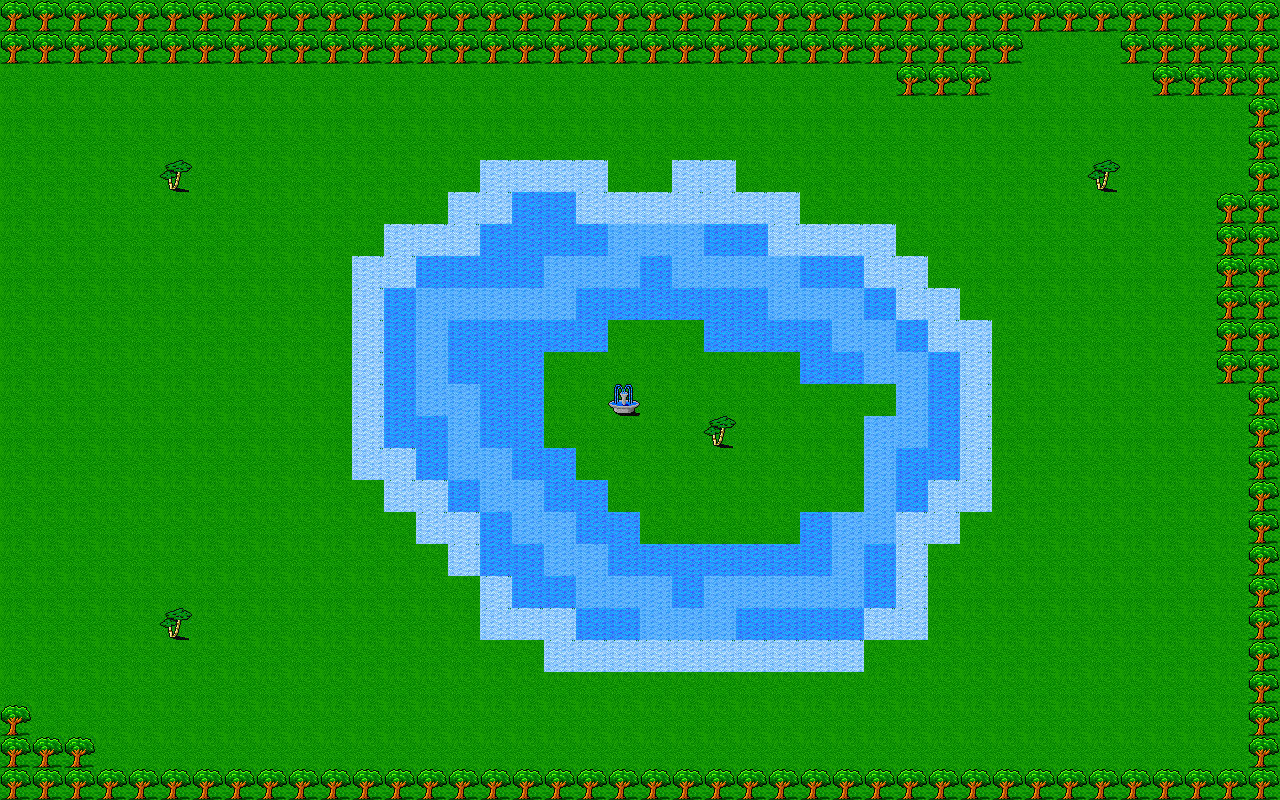

A 2D game scene composited from a Tiled map and its tileset images. What follows is a short description and the map's XML, with each tile layer's data collapsed to a summary:
An orthogonal 40x25 tile map with 32x32 px tiles, 2 tile layers (Base, Paths), 7 tilesets.

<map version="1.0" orientation="orthogonal" width="40" height="25" tilewidth="32" tileheight="32">
 <tileset firstgid="1" name="Overworld 1" tilewidth="32" tileheight="32">
  <image source="../tiles/overworld_01.png" trans="ff00ff" width="256" height="512" />
  <terraintypes>
   <terrain name="Ground" tile="-1" />
   <terrain name="Wall" tile="-1" />
  </terraintypes>
  <tile id="0" terrain="1,1,1,0" />
  <tile id="1" terrain="1,1,0,0" />
  <tile id="2" terrain="1,1,0,0" />
  <tile id="3" terrain="1,1,0,1" />
  <tile id="4" terrain="1,1,1,0" />
  <tile id="5" terrain="1,1,0,0" />
  <tile id="6" terrain="1,1,0,0" />
  <tile id="7" terrain="1,1,0,1" />
  <tile id="8" terrain="1,0,1,0" />
  <tile id="9" terrain="0,0,0,1" />
  <tile id="10" terrain="0,0,1,0" />
  <tile id="11" terrain="0,1,0,1" />
  <tile id="12" terrain="1,0,1,0" />
  <tile id="13" terrain="0,0,0,1" />
  <tile id="14" terrain="0,0,1,0" />
  <tile id="15" terrain="0,1,0,1" />
  <tile id="16" terrain="1,0,1,0" />
  <tile id="17" terrain="0,1,0,0" />
  <tile id="18" terrain="1,0,0,0" />
  <tile id="19" terrain="0,1,0,1" />
  <tile id="20" terrain="1,0,1,0" />
  <tile id="21" terrain="0,1,0,0" />
  <tile id="22" terrain="1,0,0,0" />
  <tile id="23" terrain="0,1,0,1" />
  <tile id="24" terrain="1,0,1,1" />
  <tile id="25" terrain="0,0,1,1" />
  <tile id="26" terrain="0,0,1,1" />
  <tile id="27" terrain="0,1,1,1" />
  <tile id="28" terrain="1,0,1,1" />
  <tile id="29" terrain="0,0,1,1" />
  <tile id="30" terrain="0,0,1,1" />
  <tile id="31" terrain="0,1,1,1" />
  <tile id="32" terrain="0,0,0,0" />
  <tile id="33" terrain="0,0,0,0" />
  <tile id="34" terrain="0,0,0,0" />
  <tile id="35" terrain="0,0,0,0" />
  <tile id="36" terrain="1,1,1,0" />
  <tile id="37" terrain="1,1,0,0" />
  <tile id="38" terrain="1,1,0,0" />
  <tile id="39" terrain="1,1,0,1" />
  <tile id="40" terrain="0,0,0,0" />
  <tile id="41" terrain="0,0,0,0" />
  <tile id="42" terrain="0,0,0,0" />
  <tile id="43" terrain="0,0,0,0" />
  <tile id="44" terrain="1,0,1,0" />
  <tile id="45" terrain="0,0,0,1" />
  <tile id="46" terrain="0,0,1,0" />
  <tile id="47" terrain="0,1,0,1" />
  <tile id="48" terrain="0,0,0,0" />
  <tile id="49" terrain="0,0,0,0" />
  <tile id="50" terrain="0,0,0,0" />
  <tile id="51" terrain="0,0,0,0" />
  <tile id="52" terrain="1,0,1,0" />
  <tile id="53" terrain="0,1,0,0" />
  <tile id="54" terrain="1,0,0,0" />
  <tile id="55" terrain="0,1,0,1" />
  <tile id="56" terrain="0,0,0,0" />
  <tile id="57" terrain="0,0,0,0" />
  <tile id="58" terrain="0,0,0,0" />
  <tile id="59" terrain="0,0,0,0" />
  <tile id="60" terrain="1,0,1,1" />
  <tile id="61" terrain="0,0,1,1" />
  <tile id="62" terrain="0,0,1,1" />
  <tile id="63" terrain="0,1,1,1" />
  <tile id="64" terrain="0,0,0,0" />
  <tile id="65" terrain="0,0,0,0" />
  <tile id="66" terrain="0,0,0,0" />
  <tile id="67" terrain="0,0,0,0" />
  <tile id="68" terrain="0,0,0,0" />
  <tile id="69" terrain="0,0,0,0" />
  <tile id="70" terrain="0,0,0,0" />
  <tile id="71" terrain="0,0,0,0" />
  <tile id="72" terrain="0,0,0,0" />
  <tile id="73" terrain="0,0,0,0" />
  <tile id="74" terrain="0,0,0,0" />
  <tile id="75" terrain="0,0,0,0" />
  <tile id="76" terrain="0,0,0,0" />
  <tile id="77" terrain="0,0,0,0" />
  <tile id="78" terrain="0,0,0,0" />
  <tile id="79" terrain="0,0,0,0" />
  <tile id="80" terrain="0,0,0,0" />
  <tile id="81" terrain="0,0,0,0" />
  <tile id="82" terrain="0,0,0,0" />
  <tile id="83" terrain="0,0,0,0" />
  <tile id="84" terrain="0,0,0,0" />
  <tile id="85" terrain="0,0,0,0" />
  <tile id="86" terrain="0,0,0,0" />
  <tile id="87" terrain="0,0,0,0" />
  <tile id="88" terrain="0,0,0,0" />
  <tile id="89" terrain="0,0,0,0" />
  <tile id="90" terrain="0,0,0,0" />
  <tile id="91" terrain="0,0,0,0" />
  <tile id="92" terrain="0,0,0,0" />
  <tile id="93" terrain="0,0,0,0" />
  <tile id="94" terrain="0,0,0,0" />
  <tile id="95" terrain="0,0,0,0" />
  <tile id="96" terrain="0,0,0,0" />
  <tile id="97" terrain="0,0,0,0" />
  <tile id="98" terrain="0,0,0,0" />
  <tile id="99" terrain="0,0,0,0" />
  <tile id="100" terrain="0,0,0,0" />
  <tile id="101" terrain="0,0,0,0" />
  <tile id="102" terrain="0,0,0,0" />
  <tile id="103" terrain="0,0,0,0" />
  <tile id="104" terrain="0,0,0,0" />
  <tile id="105" terrain="0,0,0,0" />
  <tile id="106" terrain="0,0,0,0" />
  <tile id="107" terrain="0,0,0,0" />
  <tile id="108" terrain="0,0,0,0" />
  <tile id="109" terrain="1,1,1,1" />
  <tile id="110" terrain="1,1,1,1" />
  <tile id="111" terrain="1,1,1,1" />
  <tile id="112" terrain="0,0,0,0" />
  <tile id="113" terrain="0,0,0,0" />
  <tile id="114" terrain="1,1,1,1" />
  <tile id="115" terrain="1,1,1,1" />
  <tile id="116" terrain="1,1,1,1" />
  <tile id="117" terrain="0,0,0,0" />
  <tile id="118" terrain="0,0,0,0" />
  <tile id="119" terrain="0,0,0,0" />
  <tile id="120" terrain="0,0,0,0" />
  <tile id="121" terrain="0,0,0,0" />
  <tile id="122" terrain="1,1,1,1" />
  <tile id="123" terrain="1,1,1,1" />
  <tile id="124" terrain="0,0,0,0" />
  <tile id="125" terrain="1,1,1,1" />
  <tile id="126" terrain="1,1,1,1" />
  <tile id="127" terrain="1,1,1,1" />
 </tileset>
 <tileset firstgid="129" name="Overworld 2" tilewidth="32" tileheight="32">
  <image source="../tiles/overworld_02.png" trans="ff00ff" width="256" height="544" />
 </tileset>
 <tileset firstgid="265" name="Overworld 3" tilewidth="32" tileheight="32">
  <image source="../tiles/overworld_03.png" trans="ff00ff" width="256" height="416" />
  <terraintypes>
   <terrain name="Ground" tile="-1" />
   <terrain name="Wall" tile="-1" />
  </terraintypes>
  <tile id="0" terrain="0,0,0,0" />
  <tile id="1" terrain="0,0,0,0" />
  <tile id="2" terrain="0,0,0,0" />
  <tile id="3" terrain="0,0,0,0" />
  <tile id="4" terrain="0,0,0,0" />
  <tile id="5" terrain="0,0,0,0" />
  <tile id="6" terrain="0,0,0,0" />
  <tile id="7" terrain="0,0,0,0" />
  <tile id="8" terrain="0,0,0,0" />
  <tile id="9" terrain="0,0,0,0" />
  <tile id="10" terrain="0,0,0,0" />
  <tile id="11" terrain="0,0,0,0" />
  <tile id="12" terrain="0,0,0,0" />
  <tile id="13" terrain="0,0,0,0" />
  <tile id="14" terrain="0,0,0,0" />
  <tile id="15" terrain="0,0,0,0" />
  <tile id="16" terrain="0,0,0,0" />
  <tile id="17" terrain="0,0,0,0" />
  <tile id="18" terrain="0,0,0,0" />
  <tile id="19" terrain="0,0,0,0" />
  <tile id="20" terrain="0,0,0,0" />
  <tile id="21" terrain="0,0,0,0" />
  <tile id="22" terrain="0,0,0,0" />
  <tile id="23" terrain="0,0,0,0" />
  <tile id="24" terrain="0,0,0,0" />
  <tile id="25" terrain="0,0,0,0" />
  <tile id="26" terrain="0,0,0,0" />
  <tile id="27" terrain="0,0,0,0" />
  <tile id="28" terrain="0,0,0,0" />
  <tile id="29" terrain="0,0,0,0" />
  <tile id="30" terrain="0,0,0,0" />
  <tile id="31" terrain="0,0,0,0" />
  <tile id="32" terrain="0,0,0,0" />
  <tile id="33" terrain="0,0,0,0" />
  <tile id="34" terrain="0,0,0,0" />
  <tile id="35" terrain="0,0,0,0" />
  <tile id="36" terrain="0,0,0,0" />
  <tile id="37" terrain="0,0,0,0" />
  <tile id="38" terrain="0,0,0,0" />
  <tile id="39" terrain="0,0,0,0" />
  <tile id="40" terrain="0,0,0,0" />
  <tile id="41" terrain="0,0,0,0" />
  <tile id="42" terrain="0,0,0,0" />
  <tile id="43" terrain="0,0,0,0" />
  <tile id="44" terrain="0,0,0,0" />
  <tile id="45" terrain="0,0,0,0" />
  <tile id="46" terrain="0,0,0,0" />
  <tile id="47" terrain="0,0,0,0" />
  <tile id="48" terrain="0,0,0,0" />
  <tile id="49" terrain="0,0,0,0" />
  <tile id="50" terrain="0,0,0,0" />
  <tile id="51" terrain="0,0,0,0" />
  <tile id="52" terrain="0,0,0,0" />
  <tile id="53" terrain="0,0,0,0" />
  <tile id="54" terrain="0,0,0,0" />
  <tile id="55" terrain="0,0,0,0" />
  <tile id="56" terrain="0,0,0,0" />
  <tile id="57" terrain="0,0,0,0" />
  <tile id="58" terrain="0,0,0,0" />
  <tile id="59" terrain="0,0,0,0" />
  <tile id="60" terrain="0,0,0,0" />
  <tile id="61" terrain="0,0,0,0" />
  <tile id="62" terrain="0,0,0,0" />
  <tile id="63" terrain="0,0,0,0" />
  <tile id="64" terrain="0,0,0,0" />
  <tile id="65" terrain="0,0,0,0" />
  <tile id="66" terrain="1,1,1,1" />
  <tile id="67" terrain="0,0,0,0" />
  <tile id="68" terrain="0,0,0,0" />
  <tile id="69" terrain="0,0,0,0" />
  <tile id="70" terrain="0,0,0,0" />
  <tile id="71" terrain="0,0,0,0" />
  <tile id="72" terrain="1,1,1,1" />
  <tile id="73" terrain="1,1,1,1" />
  <tile id="74" terrain="1,1,1,1" />
  <tile id="75" terrain="1,1,1,1" />
  <tile id="76" terrain="1,1,1,1" />
  <tile id="77" terrain="1,1,1,1" />
  <tile id="78" terrain="1,1,1,1" />
  <tile id="79" terrain="1,1,1,1" />
  <tile id="80" terrain="1,1,1,1" />
  <tile id="81" terrain="1,1,1,1" />
  <tile id="82" terrain="1,1,1,1" />
  <tile id="83" terrain="1,1,1,0" />
  <tile id="84" terrain="1,1,0,0" />
  <tile id="85" terrain="1,1,0,1" />
  <tile id="86" terrain="1,1,1,1" />
  <tile id="87" terrain="1,1,1,1" />
  <tile id="88" terrain="1,1,1,1" />
  <tile id="89" terrain="0,0,0,0" />
  <tile id="90" terrain="1,1,1,1" />
  <tile id="91" terrain="1,0,1,0" />
  <tile id="92" terrain="0,0,0,0" />
  <tile id="93" terrain="0,1,0,1" />
  <tile id="94" terrain="1,1,1,1" />
  <tile id="95" terrain="1,1,1,1" />
  <tile id="96" terrain="1,1,1,1" />
  <tile id="97" terrain="1,1,1,1" />
  <tile id="98" terrain="1,1,1,1" />
  <tile id="99" terrain="1,0,1,1" />
  <tile id="100" terrain="0,0,1,1" />
  <tile id="101" terrain="0,1,1,1" />
  <tile id="102" terrain="1,1,1,1" />
  <tile id="103" terrain="1,1,1,1" />
 </tileset>
 <tileset firstgid="369" name="Dungeon 1" tilewidth="32" tileheight="32">
  <image source="../tiles/dungeon_01.png" trans="ff00ff" width="288" height="320" />
 </tileset>
 <tileset firstgid="459" name="Dungeon 2" tilewidth="32" tileheight="32">
  <image source="../tiles/dungeon_02.png" trans="ff00ff" width="288" height="512" />
 </tileset>
 <tileset firstgid="603" name="Dungeon 3" tilewidth="32" tileheight="32">
  <image source="../tiles/dungeon_03.png" trans="ff00ff" width="288" height="416" />
  <terraintypes>
   <terrain name="Ground" tile="-1" />
   <terrain name="Wall" tile="-1" />
  </terraintypes>
  <tile id="0" terrain="1,1,1,1" />
  <tile id="1" terrain="1,1,1,1" />
  <tile id="2" terrain="1,1,1,1" />
  <tile id="3" terrain="1,1,1,1" />
  <tile id="4" terrain="1,1,1,1" />
  <tile id="5" terrain="1,1,1,1" />
  <tile id="6" terrain="1,1,1,1" />
  <tile id="7" terrain="1,1,1,1" />
  <tile id="8" terrain="1,1,1,1" />
  <tile id="9" terrain="1,1,1,1" />
  <tile id="10" terrain="1,1,1,1" />
  <tile id="11" terrain="1,1,1,1" />
  <tile id="12" terrain="1,1,1,1" />
  <tile id="13" terrain="1,1,1,1" />
  <tile id="14" terrain="1,1,1,1" />
  <tile id="15" terrain="1,1,1,1" />
  <tile id="16" terrain="1,1,1,1" />
  <tile id="17" terrain="1,1,1,1" />
  <tile id="18" terrain="1,1,1,1" />
  <tile id="19" terrain="1,1,1,1" />
  <tile id="20" terrain="1,1,1,1" />
  <tile id="21" terrain="1,1,1,1" />
  <tile id="22" terrain="1,1,1,1" />
  <tile id="23" terrain="1,1,1,1" />
  <tile id="24" terrain="1,1,1,1" />
  <tile id="25" terrain="1,1,1,1" />
  <tile id="26" terrain="1,1,1,1" />
  <tile id="27" terrain="1,1,1,1" />
  <tile id="28" terrain="1,1,1,1" />
  <tile id="29" terrain="1,1,1,1" />
  <tile id="30" terrain="1,1,1,1" />
  <tile id="31" terrain="1,1,1,1" />
  <tile id="32" terrain="1,1,1,1" />
  <tile id="33" terrain="1,1,1,1" />
  <tile id="34" terrain="1,1,1,1" />
  <tile id="35" terrain="1,1,1,1" />
  <tile id="36" terrain="1,1,1,1" />
  <tile id="37" terrain="1,1,1,1" />
  <tile id="38" terrain="1,1,1,1" />
  <tile id="39" terrain="1,1,1,1" />
  <tile id="40" terrain="1,1,1,1" />
  <tile id="41" terrain="1,1,1,1" />
  <tile id="42" terrain="1,1,1,1" />
  <tile id="43" terrain="1,1,1,1" />
  <tile id="44" terrain="1,1,1,1" />
  <tile id="45" terrain="0,0,0,0" />
  <tile id="46" terrain="0,0,0,0" />
  <tile id="47" terrain="0,0,0,0" />
  <tile id="48" terrain="1,1,1,1" />
  <tile id="49" terrain="1,1,1,1" />
  <tile id="50" terrain="1,1,1,1" />
  <tile id="51" terrain="1,1,1,1" />
  <tile id="52" terrain="1,1,1,1" />
  <tile id="53" terrain="1,1,1,1" />
  <tile id="54" terrain="1,1,1,1" />
  <tile id="55" terrain="1,1,1,1" />
  <tile id="56" terrain="1,1,1,1" />
  <tile id="57" terrain="1,1,1,1" />
  <tile id="58" terrain="1,1,1,1" />
  <tile id="59" terrain="1,1,1,1" />
  <tile id="60" terrain="1,1,1,1" />
  <tile id="61" terrain="1,1,1,1" />
  <tile id="62" terrain="1,1,1,1" />
  <tile id="63" terrain="1,1,1,1" />
  <tile id="64" terrain="1,1,1,1" />
  <tile id="65" terrain="1,1,1,1" />
  <tile id="66" terrain="1,1,1,1" />
  <tile id="67" terrain="1,1,1,1" />
  <tile id="68" terrain="1,1,1,1" />
  <tile id="69" terrain="1,1,1,1" />
  <tile id="70" terrain="1,1,1,1" />
  <tile id="71" terrain="1,1,1,1" />
  <tile id="72" terrain="1,1,1,1" />
  <tile id="73" terrain="1,1,1,1" />
  <tile id="74" terrain="1,1,1,1" />
  <tile id="75" terrain="1,1,1,1" />
  <tile id="76" terrain="1,1,1,1" />
  <tile id="77" terrain="1,1,1,1" />
  <tile id="78" terrain="1,1,1,1" />
  <tile id="79" terrain="1,1,1,1" />
  <tile id="80" terrain="1,1,1,1" />
  <tile id="81" terrain="1,1,1,1" />
  <tile id="82" terrain="1,1,1,1" />
  <tile id="83" terrain="1,1,1,1" />
  <tile id="84" terrain="1,1,1,1" />
  <tile id="85" terrain="1,1,1,1" />
  <tile id="86" terrain="1,1,1,1" />
  <tile id="87" terrain="1,1,1,1" />
  <tile id="88" terrain="1,1,1,1" />
  <tile id="89" terrain="1,1,1,1" />
  <tile id="90" terrain="1,1,1,1" />
  <tile id="91" terrain="1,1,1,1" />
  <tile id="92" terrain="1,1,1,1" />
  <tile id="93" terrain="1,1,1,1" />
  <tile id="94" terrain="1,1,1,1" />
  <tile id="95" terrain="1,1,1,1" />
  <tile id="96" terrain="1,1,1,1" />
  <tile id="97" terrain="1,1,1,1" />
  <tile id="98" terrain="1,1,1,1" />
  <tile id="99" terrain="1,1,1,1" />
  <tile id="100" terrain="1,1,1,1" />
  <tile id="101" terrain="1,1,1,1" />
  <tile id="102" terrain="1,1,1,1" />
  <tile id="103" terrain="1,1,1,1" />
  <tile id="104" terrain="1,1,1,1" />
  <tile id="105" terrain="1,1,1,1" />
  <tile id="106" terrain="1,1,1,1" />
  <tile id="107" terrain="1,1,1,1" />
  <tile id="108" terrain="1,1,1,1" />
  <tile id="109" terrain="1,1,1,1" />
  <tile id="110" terrain="1,1,1,1" />
  <tile id="111" terrain="1,1,1,1" />
  <tile id="112" terrain="1,1,1,1" />
  <tile id="113" terrain="1,1,1,1" />
  <tile id="114" terrain="1,1,1,1" />
  <tile id="115" terrain="1,1,1,1" />
  <tile id="116" terrain="1,1,1,1" />
 </tileset>
 <tileset firstgid="720" name="Dungeon 4" tilewidth="32" tileheight="32">
  <image source="../tiles/dungeon_04.png" trans="ff00ff" width="288" height="608" />
 </tileset>
 <layer name="Base" width="40" height="25">
  <data>[1000 cells, 1000 non-empty, 2 distinct tile ids]</data>
 </layer>
 <layer name="Paths" width="40" height="25">
  <data>[1000 cells, 210 non-empty, 5 distinct tile ids]</data>
 </layer>
</map>
